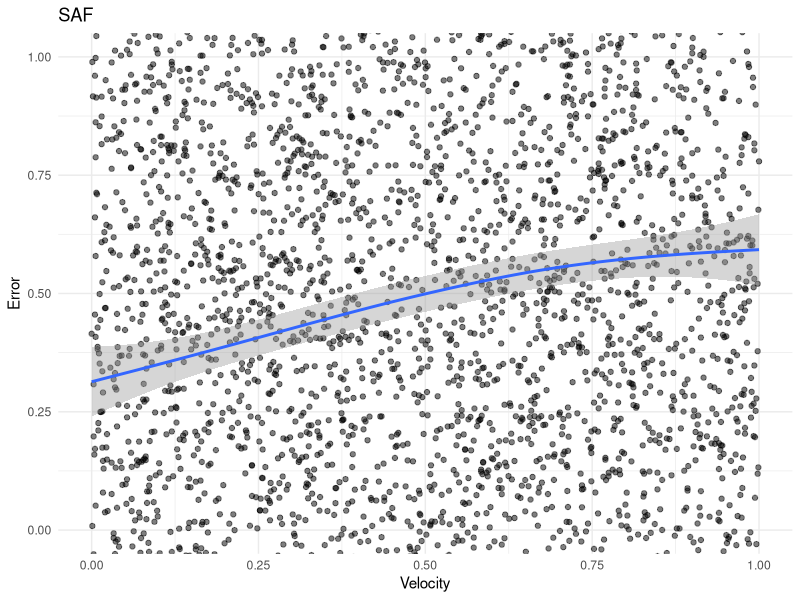

This chart was generated by the following R code:
#### WORKSPACE FOR MODELING SAF PRIORS ####

rm(list=setdiff(ls(), c())) # clear all
graphics.off() # clear figures
# cat("\014") # clear console

library(tidyverse)

set.seed(1)

#### CREATE SIMULATED DATA ####

### create a loop that builds a fake dataset using the above equation:

trial_per_figtype = 50
figure_type = c("random","repeated")
session = c(1,5) # sessions
N = 30 # total participants
total_trials = N * length(session) * length(figure_type) * trial_per_figtype

participant_id = rep(1:N, each = trial_per_figtype * length(figure_type) * length(session))
condition = c(rep("PP-VV-5",total_trials/2),rep("PP-VR-5",total_trials/2)) # label groups
sessions = rep((c(rep(1,100),rep(5,100))), N)
figtypes = rep(figure_type, total_trials/2)
speed = rep(NA, total_trials)
error = rep(NA, total_trials)

priors <- data.frame(participant_id = participant_id
                 , condition = condition
                 , session = sessions
                 , figure_type = figtypes
                 , speed = speed
                 , error = error
                 , stringsAsFactors=FALSE)

for(i in 1:nrow(priors)){
        n = 1
        
        a = 1
        b = 0
        c = 1
        d = 0.5
        
        speed = sample(seq(0,1, length.out = 1000)
                       , n, replace = TRUE)
        
        SD = 1
        
        error = rnorm(n
                      , (b + ((a - b) / (1 + (exp(-(c*(speed-d)))))))
                      , SD
                      )
        
        # a = upper asymptote
        # b = lower asymptote
        # c = steepest slope
        # d = shift at steepest slope
        
        priors[i,5] = speed
        priors[i,6] = error
}

priors$condition <- as.factor(priors$condition)
priors$figure_type <- as.factor(priors$figure_type)

# PLOTS:

# plot all data:
ggplot(priors, mapping = aes(
        x = speed, y = error
)) + geom_point(na.rm = TRUE, alpha = .5) +
        geom_smooth(na.rm = TRUE) +
        theme_minimal() +
        labs(title = "SAF"
             , x = "Velocity"
             , y = "Error"
             , color = "Session") +
        coord_cartesian(xlim = c(0,1), ylim = c(0,1))

# # plot effect of day:
# ggplot(priors, mapping = aes(
#                x = speed, y = error
#                , color = factor(figure_type)
#        )) + geom_point(na.rm = TRUE, alpha = .25) +
#         geom_smooth(na.rm = TRUE) +
#         theme_minimal() +
#         facet_grid(session ~ condition) +
#         labs(title = "SAF"
#              , x = "Velocity"
#              , y = "Error"
#              , color = "Figure Type")

# ggplot(priors, mapping = aes(
#         x = speed, y = error
#         , color = factor(session)
# )) + geom_point(na.rm = TRUE, alpha = .25) +
#         geom_smooth(na.rm = TRUE) +
#         theme_minimal() +
#         facet_grid(figure_type ~ condition) +
#         labs(title = "SAF"
#              , x = "Velocity"
#              , y = "Error"
#              , color = "Session")

# # plot visualization of "learning" (space between random and repeat):
# ggplot(priors, mapping = aes(
#         x = speed, y = error
#         , color = factor(figure_type)
# )) + geom_point(na.rm = TRUE, alpha = .5) + 
#         geom_smooth(na.rm = TRUE) + 
#         theme_minimal() +
#         facet_grid(session ~ condition) +
#         labs(title = "SAF"
#              , x = "Velocity"
#              , y = "Error"
#              , color = "Session")
# 
# 
# save(priors, file = "priors.Rda")